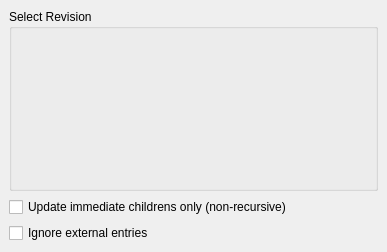
<ui version="4.0" >
 <class>SvnUpdateOptionWidget</class>
 <widget class="QWidget" name="SvnUpdateOptionWidget" >
  <property name="geometry" >
   <rect>
    <x>0</x>
    <y>0</y>
    <width>387</width>
    <height>252</height>
   </rect>
  </property>
  <layout class="QGridLayout" >
   <property name="leftMargin" >
    <number>9</number>
   </property>
   <property name="topMargin" >
    <number>9</number>
   </property>
   <property name="rightMargin" >
    <number>9</number>
   </property>
   <property name="bottomMargin" >
    <number>9</number>
   </property>
   <property name="horizontalSpacing" >
    <number>6</number>
   </property>
   <property name="verticalSpacing" >
    <number>6</number>
   </property>
   <item row="1" column="0" >
    <widget class="QCheckBox" name="nonrecurseChk" >
     <property name="text" >
      <string>Update immediate childrens only (non-recursive)</string>
     </property>
    </widget>
   </item>
   <item row="2" column="0" >
    <widget class="QCheckBox" name="ignoreexternalChk" >
     <property name="text" >
      <string>Ignore external entries</string>
     </property>
    </widget>
   </item>
   <item row="0" column="0" >
    <widget class="QGroupBox" name="groupBox" >
     <property name="title" >
      <string>Select Revision</string>
     </property>
     <layout class="QGridLayout" >
      <item row="0" column="0" >
       <widget class="SvnRevisionWidget" native="1" name="revisionWidget" />
      </item>
     </layout>
    </widget>
   </item>
  </layout>
 </widget>
 <layoutdefault spacing="6" margin="11" />
 <pixmapfunction>qPixmapFromMimeSource</pixmapfunction>
 <customwidgets>
  <customwidget>
   <class>SvnRevisionWidget</class>
   <extends>QWidget</extends>
   <header>svnrevisionwidget.h</header>
   <container>1</container>
  </customwidget>
 </customwidgets>
 <includes>
  <include location="local" >knuminput.h</include>
  <include location="local" >knuminput.h</include>
  <include location="local" >knuminput.h</include>
  <include location="local" >knuminput.h</include>
 </includes>
 <resources/>
 <connections/>
</ui>
